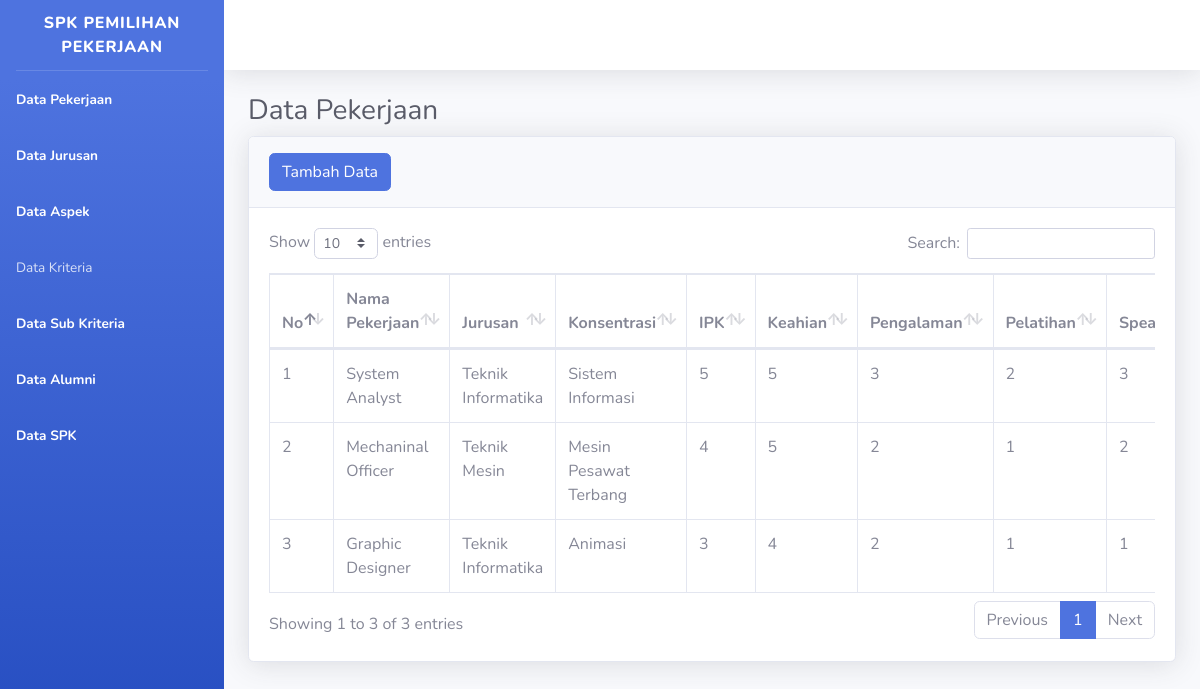
The page /pekerjaan.php on the database its author committed.
### tables this page shows
CREATE TABLE `pekerjaan` (
  `id` int(3) NOT NULL,
  `id_jurusan` int(3) NOT NULL,
  `id_konsentrasi` int(3) NOT NULL,
  `konsentrasi` int(3) NOT NULL,
  `nama_pekerjaan` varchar(40) NOT NULL,
  `ipk` int(3) NOT NULL,
  `keahlian` int(3) NOT NULL,
  `pengalaman` int(3) NOT NULL,
  `pelatihan` int(3) NOT NULL,
  `speaking` int(3) NOT NULL,
  `inggris` int(3) NOT NULL,
  `leadership` int(3) NOT NULL
);

CREATE TABLE `jurusan` (
  `id` int(11) NOT NULL,
  `jurusan` varchar(20) NOT NULL
);

CREATE TABLE `konsentrasi` (
  `id` int(3) NOT NULL,
  `id_jurusan` int(3) NOT NULL,
  `nama_konsentrasi` varchar(40) NOT NULL,
  `bobot` int(3) NOT NULL
);

### pekerjaan.php (the view, shortened to what this page needs)
<!DOCTYPE html>
<html lang="en">
<head>
    <link href="vendor/fontawesome-free/css/all.min.css" rel="stylesheet" type="text/css">
    <link href="css/sb-admin-2.min.css" rel="stylesheet">
    <link href="vendor/datatables/dataTables.bootstrap4.min.css" rel="stylesheet">
</head>
<body id="page-top">
     <div id="wrapper">
        <ul class="navbar-nav bg-gradient-primary sidebar sidebar-dark accordion" id="accordionSidebar">
            <a class="sidebar-brand d-flex align-items-center justify-content-center" href="index.html">
                <div class="sidebar-brand-text mx-3">SPK Pemilihan Pekerjaan</sup></div>
            </a>
            <hr class="sidebar-divider my-0">
            <li class="nav-item active">
                <a class="nav-link" href="pekerjaan.php">
                    <span>Data Pekerjaan</span></a>
            </li>
            <li class="nav-item active">
                <a class="nav-link" href="jurusan.php">
                    <span>Data Jurusan</span></a>
            </li>
            <li class="nav-item active">
                <a class="nav-link" href="aspek.php">
                    <span>Data Aspek</span></a>
            </li>
            <li class="nav-item">
                <a class="nav-link collapsed" href="#" data-toggle="collapse" data-target="#collapseTwo"
                    aria-expanded="true" aria-controls="collapseTwo">
                    <span>Data Kriteria</span>
                </a>
            </li>
            <li class="nav-item active">
                <a class="nav-link" href="bobot.php">
                    <span>Data Sub Kriteria</span></a>
            </li>
            <li class="nav-item active">
                <a class="nav-link" href="alumni.php">
                    <span>Data Alumni</span></a>
            </li>
            <li class="nav-item active">
                <a class="nav-link" href="spk.php">
                    <span>Data SPK</span></a>
            </li>
        </ul>
        <div id="content-wrapper" class="d-flex flex-column">
            <div id="content">
                <nav class="navbar navbar-expand navbar-light bg-white topbar mb-4 static-top shadow">
                </nav>
                <div class="container-fluid">
                    <h1 class="h3 mb-2 text-gray-800">Data Pekerjaan</h1>
                    <div class="card shadow mb-4">
                        <div class="card-header py-3">
                            <a href="#" class="btn btn-primary btn-icon-split" data-toggle="modal" data-target="#jurusan">
                                        <span class="text">Tambah Data</span></a>
                        </div>
                        <div class="card-body">
                            <div class="table-responsive">
                                <table class="table table-bordered" id="dataTable" width="100%" cellspacing="0">
                                    <thead>
                                        <tr>
                                            <th>No</th>
                                            <th>Nama Pekerjaan</th>
                                            <th>Jurusan</th>
                                            <th>Konsentrasi</th>
                                            <th>IPK</th>
                                            <th>Keahian</th>
                                            <th>Pengalaman</th>
                                            <th>Pelatihan</th>
                                            <th>Speaking</th>
                                        </tr>
                                    </thead>
                                    <tbody>
                                      <?php
                                      include('services\config.php');
                                      $sql="SELECT pekerjaan.id, pekerjaan.nama_pekerjaan,jurusan.jurusan, konsentrasi.nama_konsentrasi, pekerjaan.ipk, pekerjaan.keahlian, pekerjaan.pengalaman, pekerjaan.pelatihan, pekerjaan.speaking, pekerjaan.inggris, pekerjaan.leadership FROM konsentrasi, pekerjaan, jurusan where jurusan.id=pekerjaan.id_jurusan and konsentrasi.id=pekerjaan.id_konsentrasi";
                                      $query = mysqli_query($conn, $sql);
                                      while($row = mysqli_fetch_array($query)){
                                  ?>
                                   <tr> <td></td>
                                        <td><?php echo $row['nama_pekerjaan'] ?></td>
                                        <td><?php echo $row['jurusan'] ?></td>
                                        <td><?php echo $row['nama_konsentrasi'] ?></td>
                                        <td><?php echo $row['ipk'] ?></td>
                                        <td><?php echo $row['keahlian'] ?></td>
                                        <td><?php echo $row['pengalaman'] ?></td>
                                        <td><?php echo $row['pelatihan'] ?></td>
                                        <td><?php echo $row['speaking'] ?></td>
                                   </tr>
                                   <?php
                               }
                                   ?>
                             </tbody>
                                </table>
                            </div>
                        </div>
                    </div>
                </div>
            </div>
        </div>
    </div>
</body>
</html>

### pekerjaan.php (style rules this page uses)
table tr { counter-increment: row-num; }
table tr td:first-child::before { content: counter(row-num) " "; }

### rows shown on the page
pekerjaan: nama_pekerjaan "System Analyst", id_jurusan.jurusan "Teknik Informatika", id_konsentrasi.nama_konsentrasi "Sistem Informasi", ipk "5", keahlian "5", pengalaman "3", pelatihan "2", speaking "3"
pekerjaan: nama_pekerjaan "Mechaninal Officer", id_jurusan.jurusan "Teknik Mesin", id_konsentrasi.nama_konsentrasi "Mesin Pesawat Terbang", ipk "4", keahlian "5", pengalaman "2", pelatihan "1", speaking "2"
pekerjaan: nama_pekerjaan "Graphic Designer", id_jurusan.jurusan "Teknik Informatika", id_konsentrasi.nama_konsentrasi "Animasi", ipk "3", keahlian "4", pengalaman "2", pelatihan "1", speaking "1"
